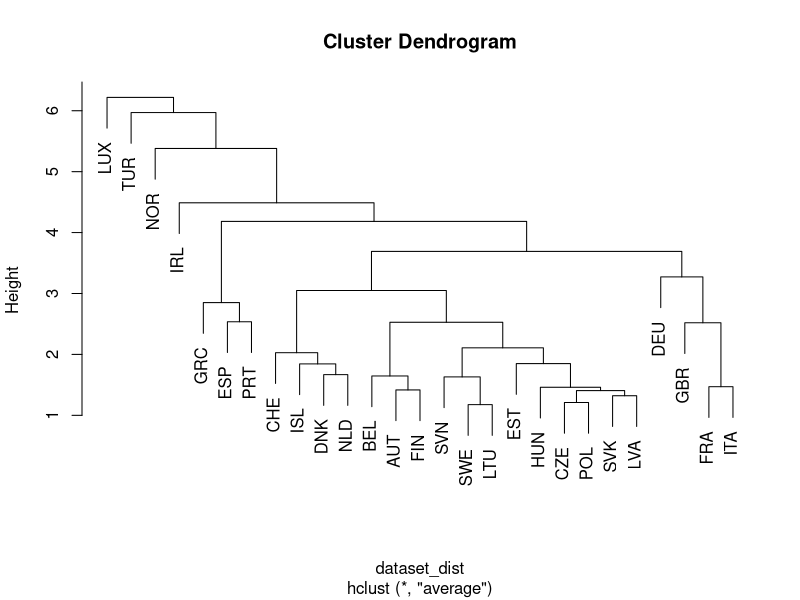
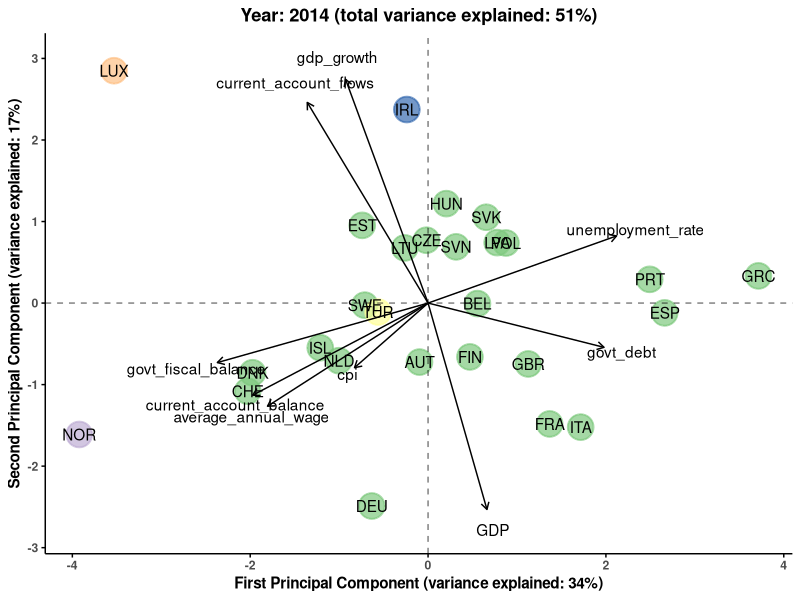
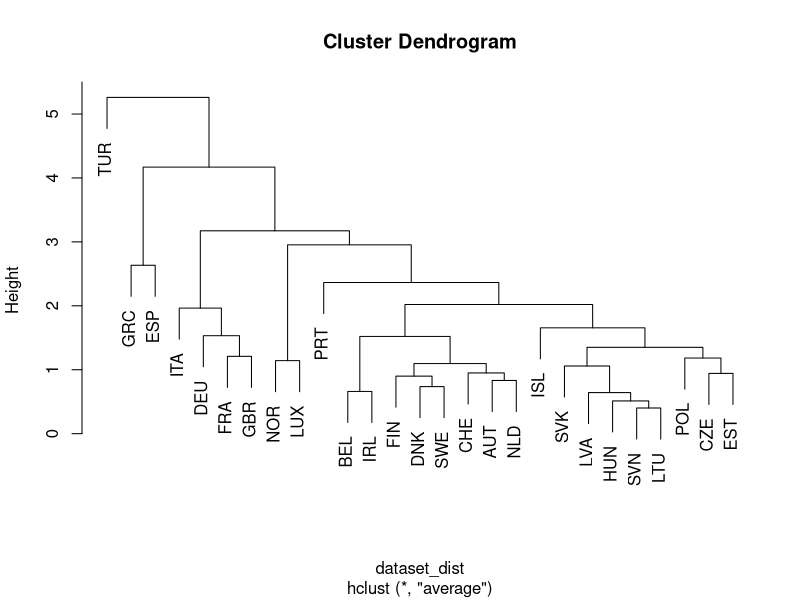
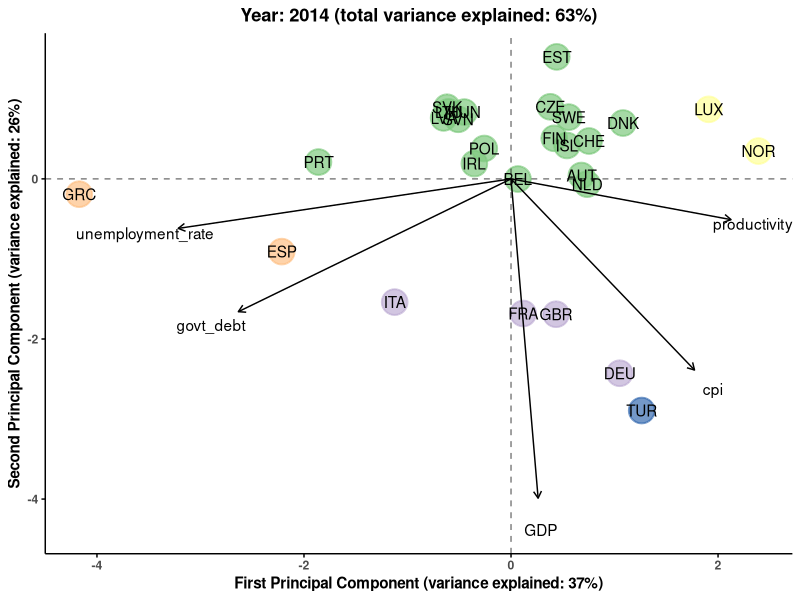
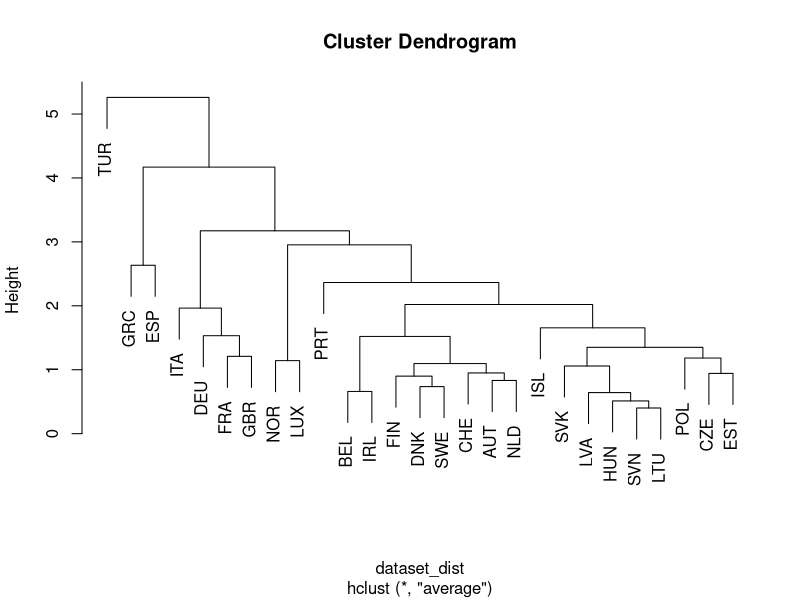
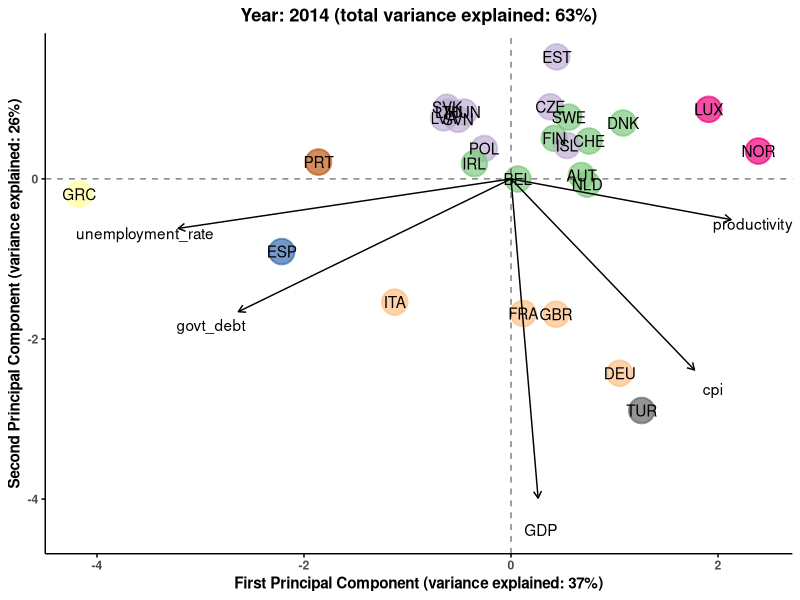
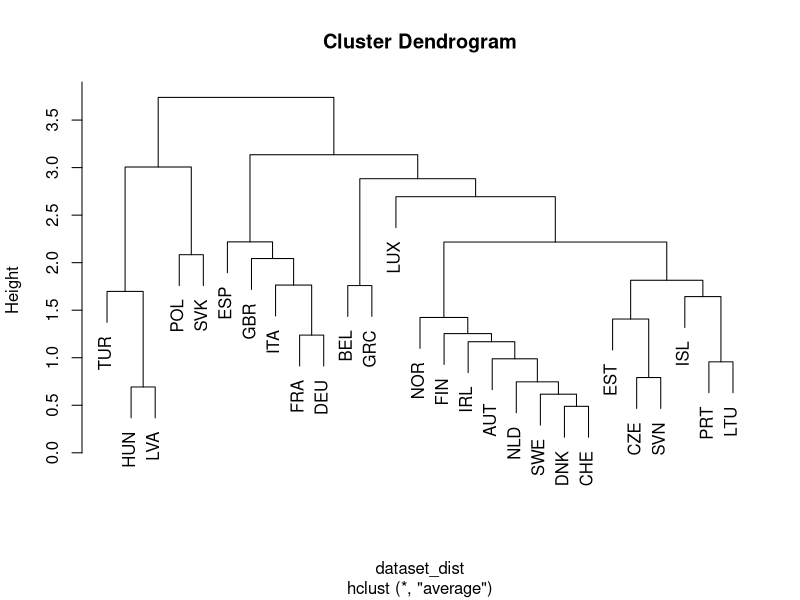
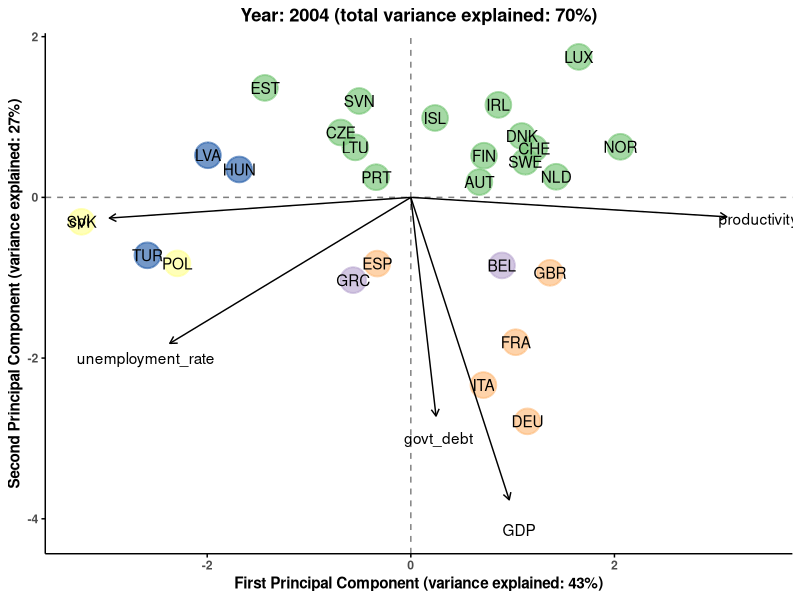

Reproduce these figures in R, in order.
## ---- chunk 1
knitr::opts_chunk$set(echo = TRUE)
## ---- chunk 2

macro_pca <- function(year_select, k, variables){
  
  
  library(plyr)
  library(dplyr)
  library(ggplot2)
  
  macro_dataset <- read.csv("macro_dataset.csv")[,-1]
  
  dataset <- macro_dataset %>%
    filter(Year == year_select) %>%
    select_(.dots = c("LOCATION", variables))
  
  dataset[,2:ncol(dataset)] <- scale(dataset[,2:ncol(dataset)])
  
  for(i in 2:ncol(dataset)){
    dataset[,i][is.na(dataset[,i])] = mean(dataset[,i], na.rm = TRUE)
  }
  
  rownames(dataset) <- dataset[,1]
  
  dataset_dist <- dist(dataset[,2:ncol(dataset)])
  dataset_clust <- hclust(dataset_dist, method = "average")
  dendrogram <- plot(dataset_clust)
  cut_tree <- as.matrix(cutree(dataset_clust, k = k), ncol = 1)
  
  dataset <- cbind(dataset, cut_tree)
  
  svd_data <- svd(dataset[, 2:(ncol(dataset) - 1)])
  rpc <- data.frame(svd_data$u %*% diag(svd_data$d))
  csc <- data.frame(svd_data$v)
  
  pve <- 100*svd_data$d^2/sum(svd_data$d^2)
  
  pca_plot <- ggplot(NULL, aes(x = X1, y = X2)) +
    geom_point(data = rpc, size = 8, alpha = 0.7, aes(col = as.factor(dataset$cut_tree),
                                                      stroke = 1)) +
    geom_text(data = rpc, aes(label = dataset[,1])) +
    geom_segment(data = csc, aes(x = 0, xend = 5* csc[,1], y = 0, yend = 5*csc[,2]),
                 arrow = arrow(length = unit(0.2,"cm"))) +
    geom_text(data = csc, aes(x = 5.5* csc[,1], y = 5.5*csc[,2], 
                              label = colnames(dataset[,2:(ncol(dataset) - 1)]))) +
    # Make the background blank, get rid of grid lines, but keep axis lines and make the axis text bold
    theme(panel.background = element_blank(), panel.grid = element_blank(), axis.line = element_line(color = "black"), 
          axis.ticks = element_line(color = "black"), axis.title = element_text(face = "bold"), 
          axis.text = element_text(face = "bold"), legend.position = "none") +
    # Add horizontal and vertical dotted lines at 0
    geom_hline(yintercept = 0, lty = 2, alpha = 0.5) +
    geom_vline(xintercept = 0, lty = 2, alpha = 0.5) +
    ggtitle(paste0("Year: ", year_select, 
                   " (total variance explained: ", round(pve[1] + pve[2]), "%)")) + 
    theme(plot.title = element_text(hjust = 0.5, face = "bold")) +
    scale_colour_brewer(type = "qual") +
    xlab(paste0("First Principal Component (variance explained: ", round(pve[1]), "%)")) +
    ylab(paste0("Second Principal Component (variance explained: ", round(pve[2]), "%)"))
  
  return(list(dendrogram = dendrogram, pca_plot = pca_plot))
}

## ---- chunk 3

    macro_pca(year_select = 2014, k = 5, 
              variables = c("GDP", "gdp_growth", "average_annual_wage", "cpi","current_account_balance",
               "unemployment_rate",  
               "govt_fiscal_balance", "govt_debt", 
               "current_account_flows"))$pca_plot  

## ---- chunk 4

    macro_pca(year_select = 2014, k = 5, 
              variables = c("GDP", "productivity", "cpi",
               "unemployment_rate",  
               "govt_debt"))$pca_plot  

## ---- chunk 5

    macro_pca(year_select = 2014, k = 8, 
              variables = c("GDP", "productivity", "cpi",
               "unemployment_rate",  
               "govt_debt"))$pca_plot  

## ---- chunk 6

    macro_pca(year_select = 2004, k = 5, 
              variables = c("GDP", "productivity", "cpi",
               "unemployment_rate",  
               "govt_debt"))$pca_plot  

